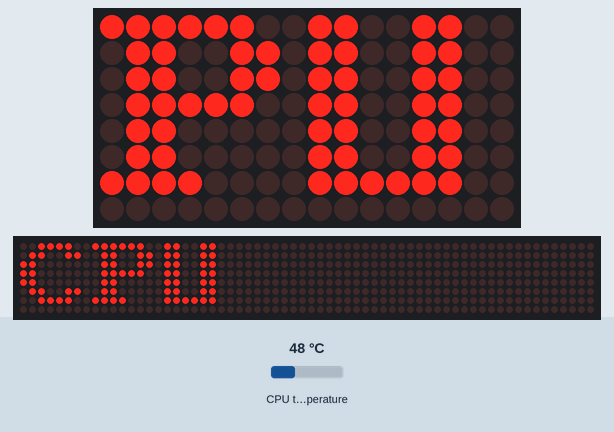
This program was run on a simulated Raspberry Pi (BCM pin numbers). On the bench: 16×8 LED matrix, a strip that is not on the board, showing the scrolling text unrolled. The inputs (shaded band) are chosen by the test bench; at power-on: CPU temperature 48 °C. The 64×8 strip is a reading aid, not a part: it shows the text the matrix is scrolling, unrolled, one strip-width of it at a time.

Above: at 1.25 s.
1.3 s: CPU temperature set to 31 °C
At 1.4 s:
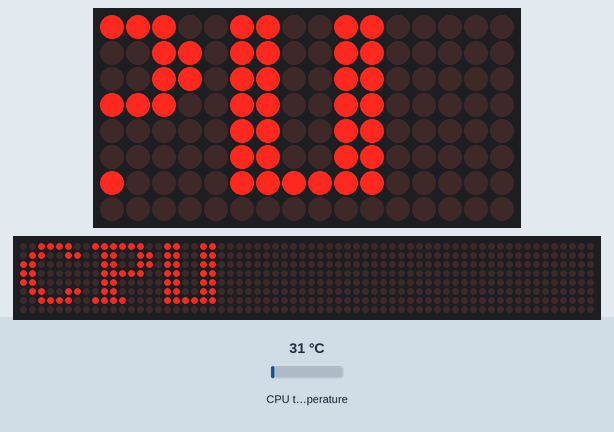
11.1 s: CPU temperature set to 44 °C
At 11.36 s:
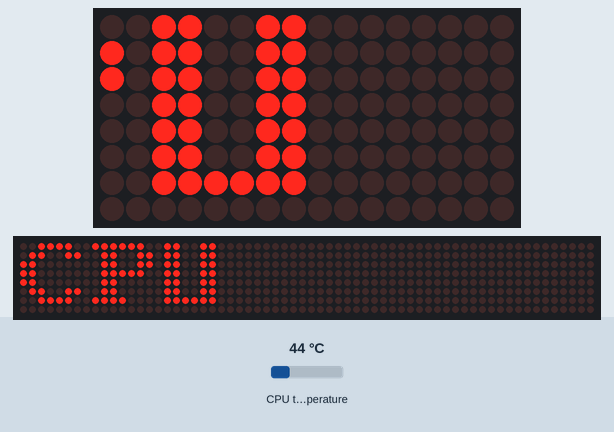
20.9 s: CPU temperature set to 58 °C
At 34.8 s:
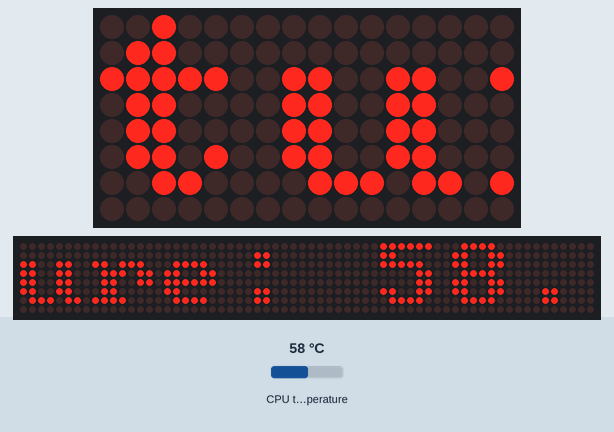

The program:

matrix-cpu.py
```python
#!/usr/bin/env python

import os
import max7219.led as led

def getCPUtemperature():
	res = os.popen("vcgencmd measure_temp").readline()
	return(res.replace("temp=","").replace("'C\n",""))

device = led.matrix(2)
device.orientation(270)

try:
	while True:
		device.show_message("CPU temperature: " + getCPUtemperature() + "C");
except KeyboardInterrupt:
	pass
finally:
	device.clear()
```
